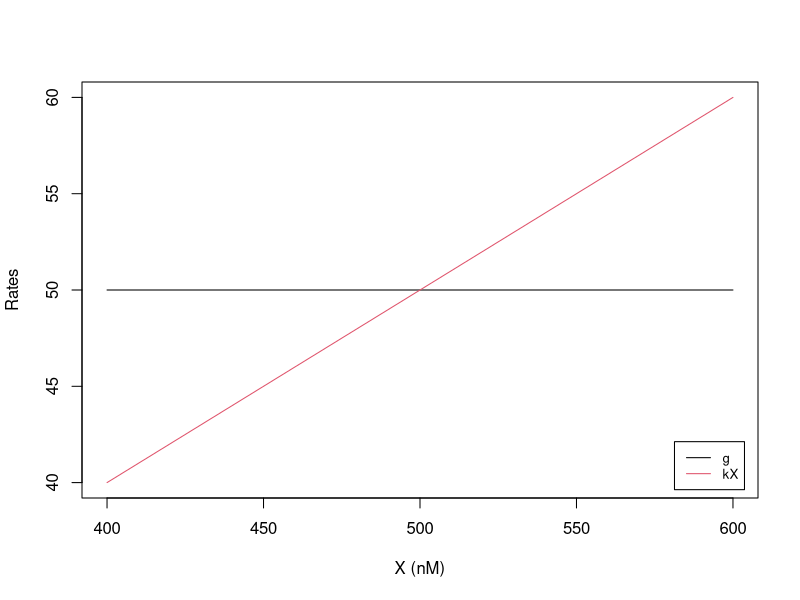
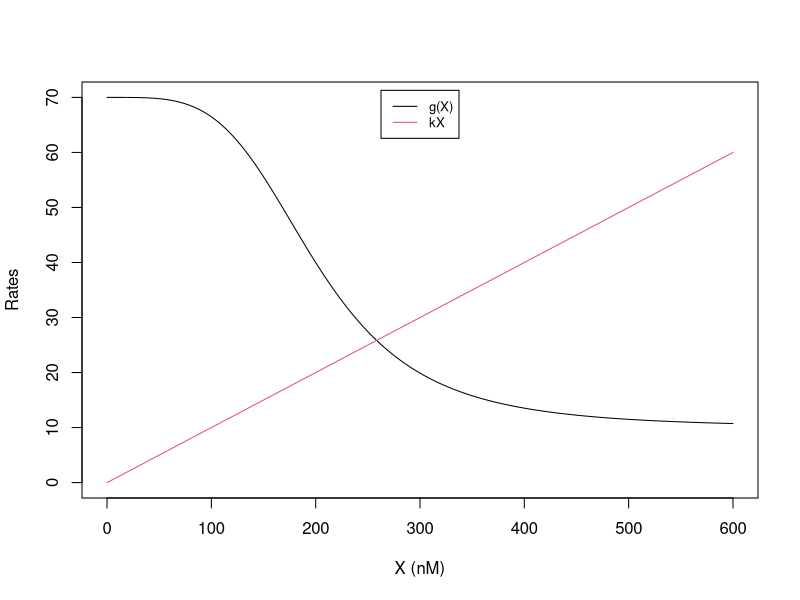
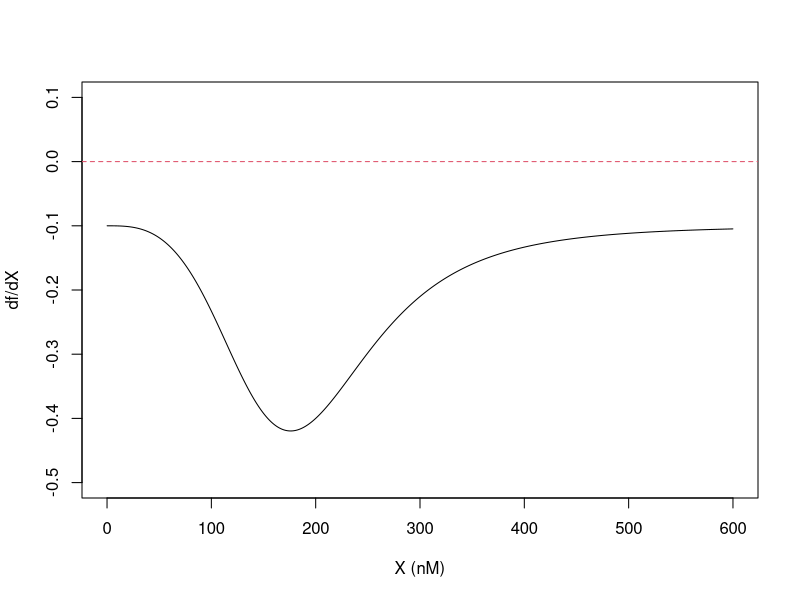
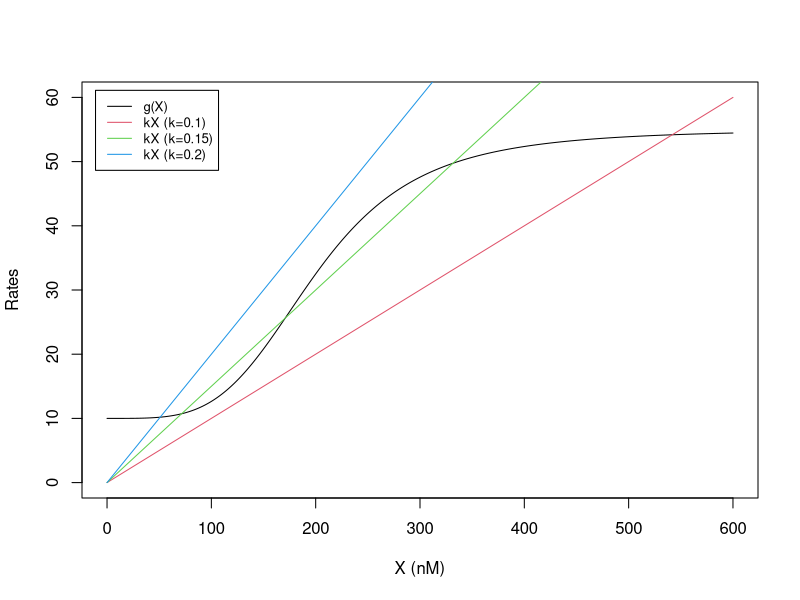
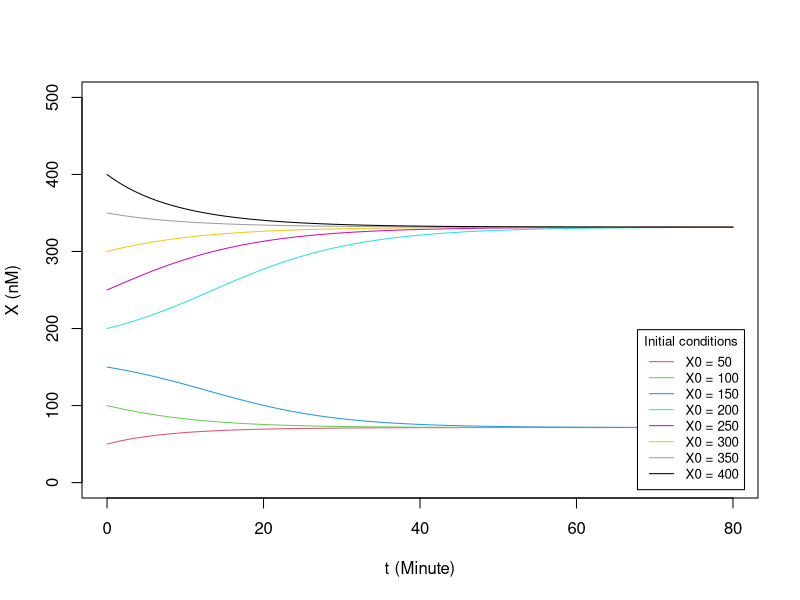
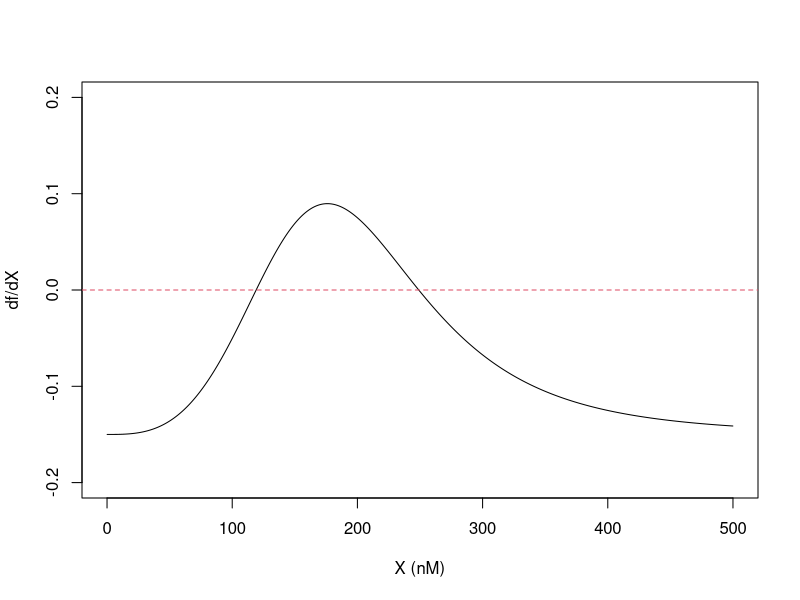
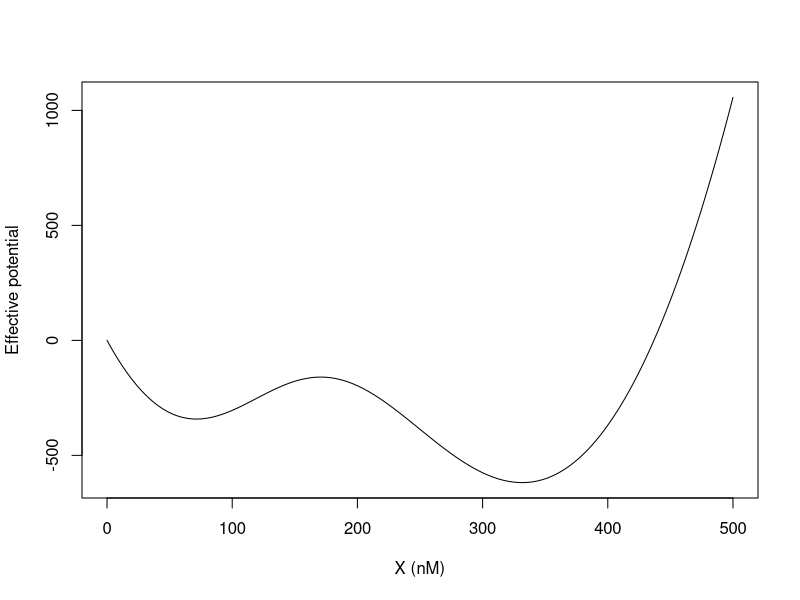
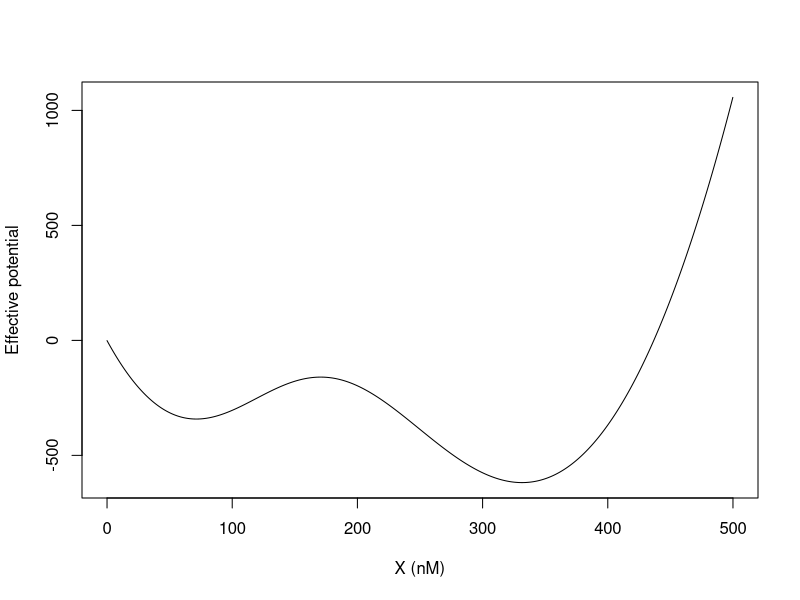

Generate these figures, in order, with R:
## ---- chunk 1
# Constitutive gene: dX/dt = g - kX
g <- 50; k <- 0.1
X_all <- seq(400, 600, 1)
plot(X_all, rep(g, length(X_all)), type = "l", col = 1,
     xlab = "X (nM)", ylab = "Rates", xlim = c(400, 600), ylim = c(40, 60))
lines(X_all, k * X_all, col = 2)
legend("bottomright", inset = 0.02, legend = c("g", "kX"), col = 1:2, lty = 1, cex = 0.8)
## ---- chunk 2
# Self-inhibiting gene: g(X) = g0 + g1 * H_inh(X)
hill_inh <- function(X, X_th, n) {   # inhibitory Hill function
  a <- (X / X_th)^n
  1 / (1 + a)
}

g0 <- 10; g1 <- 60; k <- 0.1; X_th <- 200; n <- 4
X_all <- seq(0, 600, 1)
plot(X_all, g0 + g1 * hill_inh(X_all, X_th, n), type = "l", col = 1,
     xlab = "X (nM)", ylab = "Rates", xlim = c(0, 600), ylim = c(0, 70))
lines(X_all, k * X_all, col = 2)
legend("top", inset = 0.02, legend = c("g(X)", "kX"), col = 1:2, lty = 1, cex = 0.8)
## ---- chunk 3
# df/dX by a central finite difference (vectorized)
f_1g_self_inh <- function(X, g0, g1, X_th, n, k) g0 + g1 * hill_inh(X, X_th, n) - k * X

cal_dfdx <- function(X_all, dt, derivs, ...) {
  f_all   <- derivs(X_all, ...)
  f_plus  <- c(f_all[-1], NA)                # f(X + dX)
  f_minus <- c(NA, f_all[-length(f_all)])    # f(X - dX)
  (f_plus - f_minus) / (2 * dt)              # (f(X+dX) - f(X-dX)) / (2 dX)
}

X_all <- seq(0, 600, 0.1)
dfdX <- cal_dfdx(X_all, dt = 0.1, derivs = f_1g_self_inh,
                 g0 = 10, g1 = 60, X_th = 200, n = 4, k = 0.1)
plot(X_all, dfdX, type = "l", col = 1,
     xlab = "X (nM)", ylab = "df/dX", xlim = c(0, 600), ylim = c(-0.5, 0.1))
abline(h = 0, lty = 2, col = 2)
## ---- chunk 4
# self-activating gene: g(X) vs kX for three k values
hill_ex <- function(X, X_th, n) {   # excitatory Hill function
  a <- (X / X_th)^n
  a / (1 + a)
}

g0 <- 10; g1 <- 45; X_th <- 200; n <- 4
X_all <- seq(0, 600, 1)
plot(X_all, g0 + g1 * hill_ex(X_all, X_th, n), type = "l", col = 1,
     xlab = "X (nM)", ylab = "Rates", xlim = c(0, 600), ylim = c(0, 60))
lines(X_all, 0.10 * X_all, col = 2)
lines(X_all, 0.15 * X_all, col = 3)
lines(X_all, 0.20 * X_all, col = 4)
legend("topleft", inset = 0.02,
       legend = c("g(X)", "kX (k=0.1)", "kX (k=0.15)", "kX (k=0.2)"),
       col = 1:4, lty = 1, cex = 0.8)
## ---- chunk 5
#| message: false
# simulate the ODE (RK4) from several initial conditions
library(deSolve)

f_1g_self_act <- function(X, g0, g1, X_th, n, k) g0 + g1 * hill_ex(X, X_th, n) - k * X

dy_self_act <- function(t, y, parms) {
  with(as.list(c(y, parms)), list(g0 + g1 * hill_ex(y, X_th, n) - k * y))
}

parms <- c(g0 = 10, g1 = 45, X_th = 200, n = 4, k = 0.15)
t_all <- seq(0, 80, 0.1)
X0_all <- seq(50, 400, 50)

plot(NULL, xlab = "t (Minute)", ylab = "X (nM)", xlim = c(0, 80), ylim = c(0, 500))
for (i in seq_along(X0_all)) {
  res <- ode(y = X0_all[i], times = t_all, func = dy_self_act, parms = parms, method = "rk4")
  lines(res[, 1], res[, 2], col = i + 1)
}
legend("bottomright", inset = 0.02, title = "Initial conditions",
       legend = paste0("X0 = ", X0_all), col = seq_along(X0_all) + 1, lty = 1, cex = 0.8)
## ---- chunk 6
# df/dX crosses zero three times (two stable, one unstable)
X_all <- seq(0, 500, 0.1)
dfdX <- cal_dfdx(X_all, dt = 0.1, derivs = f_1g_self_act,
                 g0 = 10, g1 = 45, X_th = 200, n = 4, k = 0.15)
plot(X_all, dfdX, type = "l", col = 1,
     xlab = "X (nM)", ylab = "df/dX", xlim = c(0, 500), ylim = c(-0.2, 0.2))
abline(h = 0, lty = 2, col = 2)
## ---- chunk 7
# Trapezoidal integration with an explicit loop
cal_int <- function(Xmin, Xmax, dX, f, ...) {
  X_all <- seq(Xmin, Xmax, dX)
  nX <- length(X_all)
  U_all <- numeric(nX)
  for (i in 1:(nX - 1)) {
    X <- X_all[i]
    U_all[i + 1] <- U_all[i] - (f(X, ...) + f(X + dX, ...)) / 2 * dX
  }
  cbind(X_all, U_all)
}

res1 <- cal_int(Xmin = 0, Xmax = 500, dX = 0.1, f = f_1g_self_act,
                g0 = 10, g1 = 45, X_th = 200, n = 4, k = 0.15)
plot(res1[, 1], res1[, 2], type = "l", col = 1,
     xlab = "X (nM)", ylab = "Effective potential", xlim = c(0, 500))
## ---- chunk 8
# Same integration, vectorized with a cumulative sum
cal_int_vector <- function(Xmin, Xmax, dX, f, ...) {
  X_all <- seq(Xmin, Xmax, dX)
  f_all <- f(X_all, ...)
  f_plus <- c(f_all[-1], NA)                 # f(X + dX)
  trap <- (f_all + f_plus) * dX / 2          # trapezoid areas
  U_all <- -cumsum(trap)
  cbind(X_all, U_all)
}

res2 <- cal_int_vector(Xmin = 0, Xmax = 500, dX = 0.1, f = f_1g_self_act,
                       g0 = 10, g1 = 45, X_th = 200, n = 4, k = 0.15)
plot(res2[, 1], res2[, 2], type = "l", col = 1,
     xlab = "X (nM)", ylab = "Effective potential", xlim = c(0, 500))
## ---- chunk 9
#| message: false
#| warning: false
# benchmark the loop against the vectorized version
library(microbenchmark)
library(ggplot2)
mb <- microbenchmark(
  loop   = cal_int(0, 500, 0.1, f_1g_self_act, g0 = 10, g1 = 45, X_th = 200, n = 4, k = 0.15),
  vector = cal_int_vector(0, 500, 0.1, f_1g_self_act, g0 = 10, g1 = 45, X_th = 200, n = 4, k = 0.15),
  times = 10, unit = "ms")
autoplot(mb)
## ---- chunk 10
#| rmar: false
# effective potential for k = 0.2 (monostable)
res3 <- cal_int_vector(0, 500, 0.1, f_1g_self_act, g0 = 10, g1 = 45, X_th = 200, n = 4, k = 0.2)
plot(res3[, 1], res3[, 2], type = "l", col = 1, main = "k = 0.2",
     xlab = "X (nM)", ylab = "Effective potential", xlim = c(0, 500))
## ---- chunk 11
#| rmar: false
# effective potential for k = 0.1 (monostable)
res4 <- cal_int_vector(0, 500, 0.1, f_1g_self_act, g0 = 10, g1 = 45, X_th = 200, n = 4, k = 0.1)
plot(res4[, 1], res4[, 2], type = "l", col = 1, main = "k = 0.1",
     xlab = "X (nM)", ylab = "Effective potential", xlim = c(0, 500))
